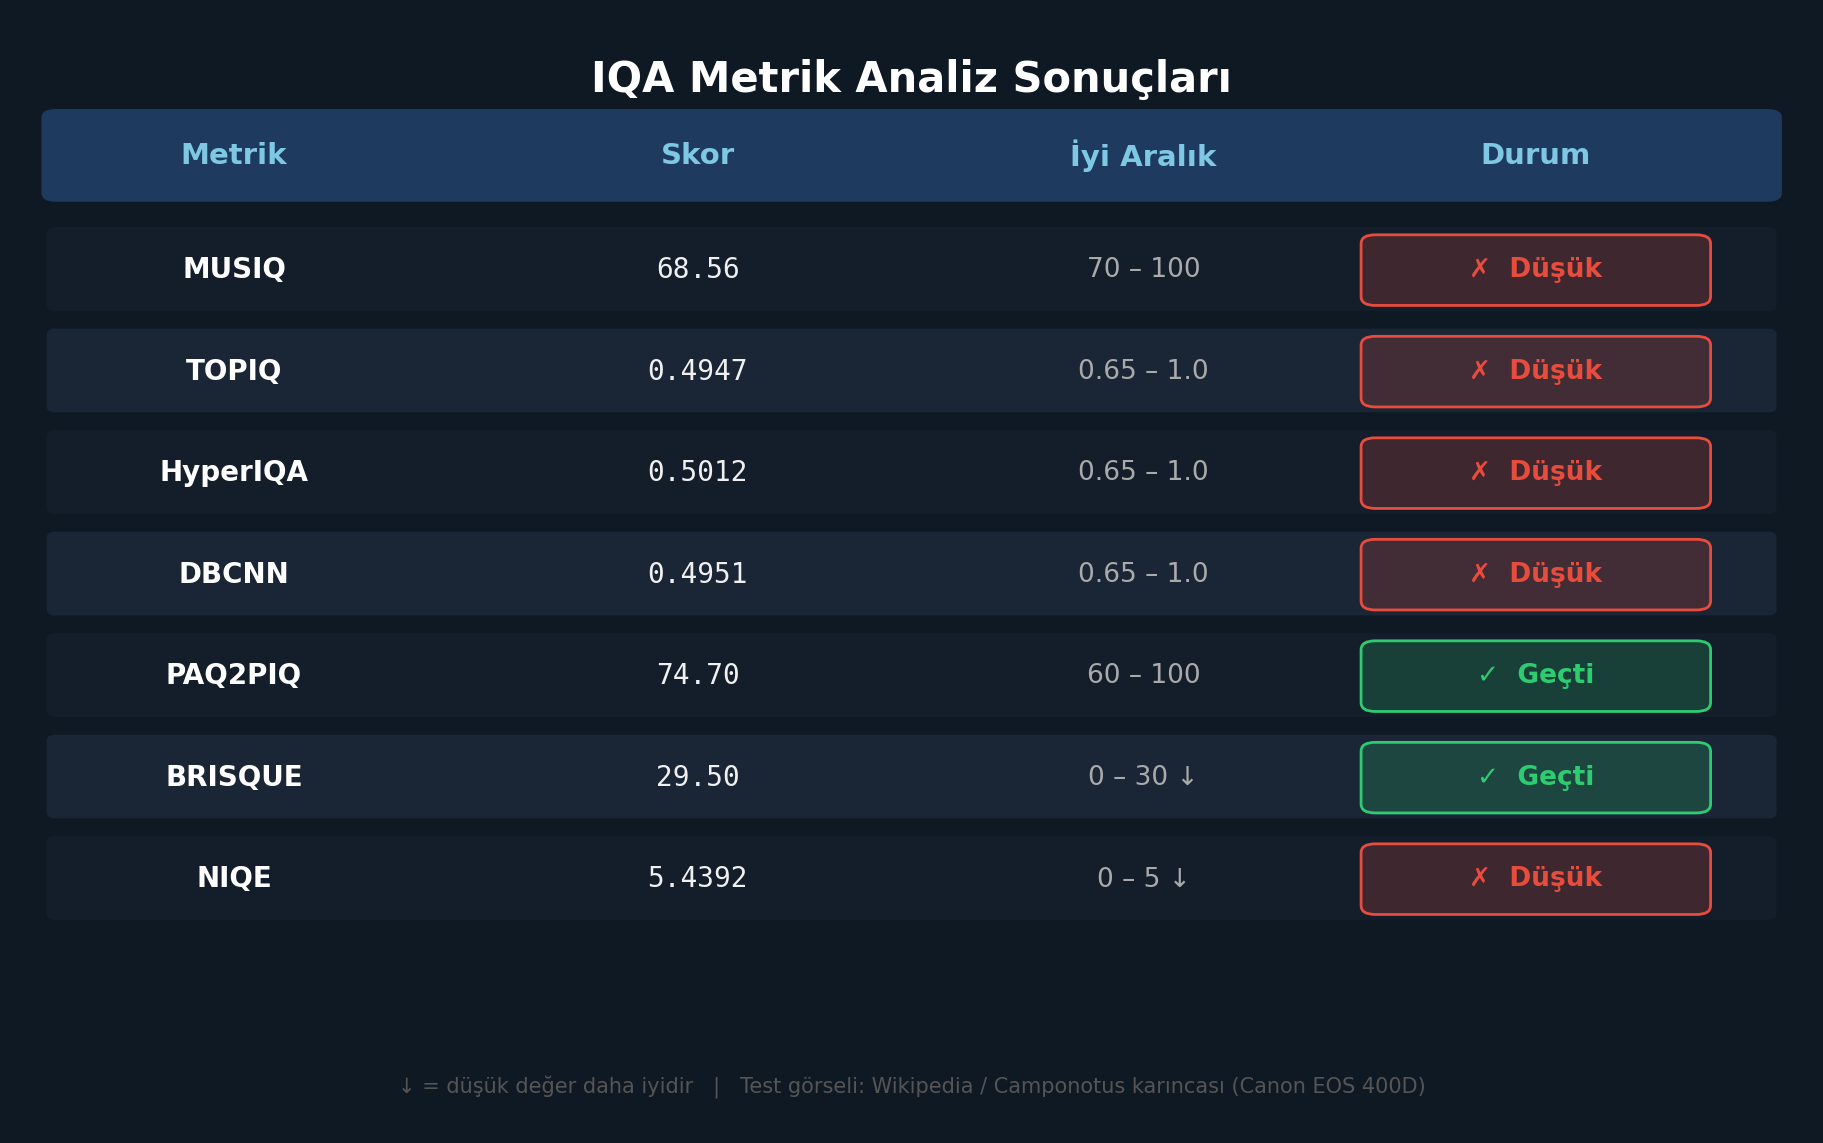

Generate this figure with Python:
import matplotlib.pyplot as plt
from matplotlib.patches import FancyBboxPatch

metrics = [
    ("MUSIQ",    "68.56",   "70 – 100",    False),
    ("TOPIQ",    "0.4947",  "0.65 – 1.0",  False),
    ("HyperIQA", "0.5012",  "0.65 – 1.0",  False),
    ("DBCNN",    "0.4951",  "0.65 – 1.0",  False),
    ("PAQ2PIQ",  "74.70",   "60 – 100",    True),
    ("BRISQUE",  "29.50",   "0 – 30 ↓",    True),
    ("NIQE",     "5.4392",  "0 – 5 ↓",     False),
]

fig, ax = plt.subplots(figsize=(9, 5.6))
fig.patch.set_facecolor("#0f1923")
ax.set_facecolor("#0f1923")
ax.axis("off")

ax.text(0.5, 0.965, "IQA Metrik Analiz Sonuçları",
        transform=ax.transAxes, fontsize=15, fontweight="bold",
        color="white", ha="center", va="top")

cols = ["Metrik", "Skor", "İyi Aralık", "Durum"]
col_x = [0.12, 0.38, 0.63, 0.85]
header_y = 0.875

header_rect = FancyBboxPatch((0.02, header_y - 0.032), 0.96, 0.068,
                              transform=ax.transAxes,
                              boxstyle="round,pad=0.008",
                              facecolor="#1e3a5f", edgecolor="none")
ax.add_patch(header_rect)

for col, x in zip(cols, col_x):
    ax.text(x, header_y + 0.002, col,
            transform=ax.transAxes, fontsize=10.5, fontweight="bold",
            color="#7ec8e3", ha="center", va="center")

row_colors = ["#141e2b", "#1a2535"]
row_h = 0.092

for r, (name, score_str, rng, passed) in enumerate(metrics):
    y = header_y - row_h * (r + 1) - 0.01

    rect = FancyBboxPatch((0.02, y - 0.032), 0.96, 0.066,
                           transform=ax.transAxes,
                           boxstyle="round,pad=0.005",
                           facecolor=row_colors[r % 2], edgecolor="none")
    ax.add_patch(rect)

    ax.text(col_x[0], y, name,
            transform=ax.transAxes, fontsize=10, fontweight="bold",
            color="white", ha="center", va="center")
    ax.text(col_x[1], y, score_str,
            transform=ax.transAxes, fontsize=10,
            color="#f0f0f0", ha="center", va="center", fontfamily="monospace")
    ax.text(col_x[2], y, rng,
            transform=ax.transAxes, fontsize=9.5,
            color="#aaaaaa", ha="center", va="center")

    sc = "#2ecc71" if passed else "#e74c3c"
    st = "✓  Geçti" if passed else "✗  Düşük"
    badge = FancyBboxPatch((col_x[3] - 0.09, y - 0.024), 0.18, 0.048,
                            transform=ax.transAxes,
                            boxstyle="round,pad=0.008",
                            facecolor=sc + "33", edgecolor=sc, linewidth=1)
    ax.add_patch(badge)
    ax.text(col_x[3], y, st,
            transform=ax.transAxes, fontsize=9.5, fontweight="bold",
            color=sc, ha="center", va="center")

ax.text(0.5, 0.022,
        "↓ = düşük değer daha iyidir   |   Test görseli: Wikipedia / Camponotus karıncası (Canon EOS 400D)",
        transform=ax.transAxes, fontsize=7.5,
        color="#555555", ha="center", va="bottom")

plt.tight_layout(pad=0.3)
plt.savefig("/Users/reyn/iqa_table.png", dpi=200, bbox_inches="tight",
            facecolor=fig.get_facecolor())
print("Kaydedildi: /Users/reyn/iqa_table.png")
